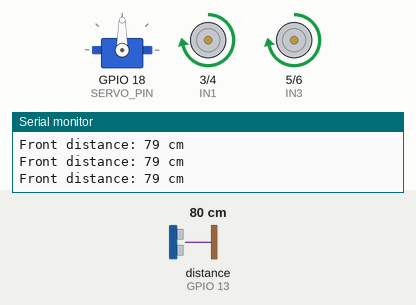
This sketch was run on a simulated ESP32-S3. On the bench: servo, motor-driver pin pairs drawn as motors (green arrow = first pin HIGH = forward, orange = second pin HIGH = backward, longer = more drive, scaled by the enable pin), the last lines printed to the serial monitor. Wiring (inferred from the names in the program): ultrasonic range finder: trigger GPIO 12; echo GPIO 13. The test bench sets the inputs (shaded band); at power-on: distance to the obstacle (sensor on GPIO 13) 80 cm. The echo pulse lasts 58.3 µs per cm.

Above: at 1.9 s.
2.0 s: distance to the obstacle (sensor on GPIO 13) set to 35 cm
At 3.9 s:
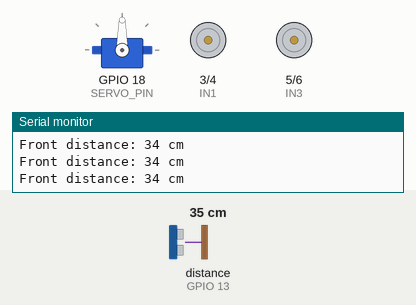
4.2 s: distance to the obstacle (sensor on GPIO 13) set to 28 cm
At 5.4 s:
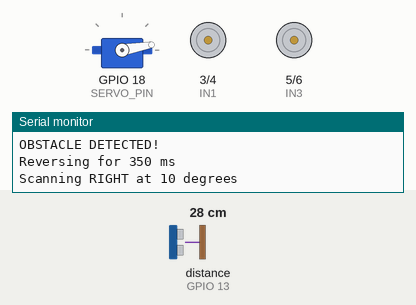
At 7.3 s:
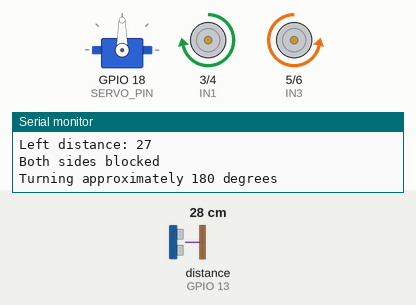
Timing chart, 0 to 13.2 s (numbered marks = the images above; inputs shaded):
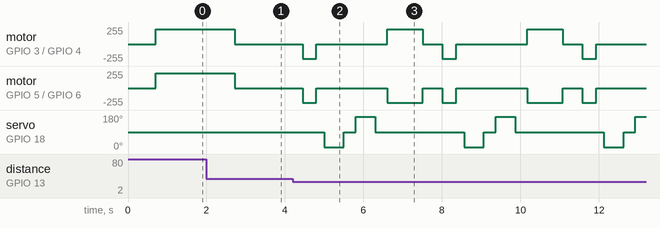

Measured:
- the behaviour switches between 32 and 31 cm on distance to the obstacle (sensor on GPIO 13) (found by bisection; images 1 and 2)
- after the input at 4.2 s, servo on GPIO 18 (SERVO_PIN): 90° → 10° after 0.80 s, then repeats every 3.6 s: 90° 0.30 s, 170° 0.50 s, 90° 2.3 s, 10° 0.50 s
- by itself, motor on GPIO 3 (IN1) / GPIO 4 (IN2): repeats every 3.6 s: stopped 1.8 s, forward 220/255 0.90 s, stopped 0.50 s, backward 220/255 0.35 s
- by itself, motor on GPIO 5 (IN3) / GPIO 6 (IN4): repeats every 3.6 s: stopped 1.8 s, backward 220/255 0.90 s, stopped 0.50 s, backward 220/255 0.35 s

The sketch:

navigation.ino
```cpp
#include <ESP32Servo.h>

// =====================================
// L298N MOTOR DRIVER PINS
// =====================================

#define ENA 2
#define IN1 3
#define IN2 4
#define IN3 5
#define IN4 6
#define ENB 7

// =====================================
// HC-SR04 ULTRASONIC SENSOR
// =====================================

#define TRIG_PIN 12
#define ECHO_PIN 13

// =====================================
// SERVO MOTOR
// =====================================

#define SERVO_PIN 18

Servo scanServo;

// =====================================
// SETTINGS
// =====================================

const int MOTOR_SPEED = 220;
const int OBSTACLE_DISTANCE = 30;

const int SERVO_RIGHT = 10;
const int SERVO_CENTER = 90;
const int SERVO_LEFT = 170;

// Normal movement cycle
const unsigned long FORWARD_TIME = 2000;
const unsigned long STOP_TIME = 3000;

// Obstacle avoidance timing
const unsigned long REVERSE_TIME = 350;
const unsigned long TURN_TIME = 900;
const unsigned long TURN_180_TIME = 900;

// =====================================
// MOVEMENT STATES
// =====================================

enum CycleState {
  MOVING_FORWARD,
  STOPPING
};

CycleState currentState = MOVING_FORWARD;

unsigned long cycleStart = 0;

// =====================================
// MOTOR FUNCTIONS
// =====================================

void stopCar() {
  analogWrite(ENA, 0);
  analogWrite(ENB, 0);

  digitalWrite(IN1, LOW);
  digitalWrite(IN2, LOW);
  digitalWrite(IN3, LOW);
  digitalWrite(IN4, LOW);
}

void forward() {
  digitalWrite(IN1, HIGH);
  digitalWrite(IN2, LOW);

  digitalWrite(IN3, HIGH);
  digitalWrite(IN4, LOW);

  analogWrite(ENA, MOTOR_SPEED);
  analogWrite(ENB, MOTOR_SPEED);
}

void backward() {
  digitalWrite(IN1, LOW);
  digitalWrite(IN2, HIGH);

  digitalWrite(IN3, LOW);
  digitalWrite(IN4, HIGH);

  analogWrite(ENA, MOTOR_SPEED);
  analogWrite(ENB, MOTOR_SPEED);
}

// Original turnRight command physically turns LEFT
void turnRight() {
  digitalWrite(IN1, HIGH);
  digitalWrite(IN2, LOW);

  digitalWrite(IN3, LOW);
  digitalWrite(IN4, HIGH);

  analogWrite(ENA, MOTOR_SPEED);
  analogWrite(ENB, MOTOR_SPEED);
}

// Original turnLeft command physically turns RIGHT
void turnLeft() {
  digitalWrite(IN1, LOW);
  digitalWrite(IN2, HIGH);

  digitalWrite(IN3, HIGH);
  digitalWrite(IN4, LOW);

  analogWrite(ENA, MOTOR_SPEED);
  analogWrite(ENB, MOTOR_SPEED);
}

// =====================================
// ULTRASONIC DISTANCE
// =====================================

// Returns -1 if no valid echo is received
int getDistance() {
  digitalWrite(TRIG_PIN, LOW);
  delayMicroseconds(3);

  digitalWrite(TRIG_PIN, HIGH);
  delayMicroseconds(10);
  digitalWrite(TRIG_PIN, LOW);

  unsigned long duration =
    pulseIn(ECHO_PIN, HIGH, 25000);

  if (duration == 0) {
    return -1;
  }

  return duration * 0.034 / 2;
}

// =====================================
// SERVO SCANNING
// =====================================

int scanRight() {
  Serial.println("Scanning RIGHT at 10 degrees");

  scanServo.write(SERVO_RIGHT);
  delay(500);

  int rightDistance = getDistance();

  Serial.print("Right distance: ");
  Serial.print(rightDistance);
  Serial.println(" cm");

  scanServo.write(SERVO_CENTER);
  delay(300);

  return rightDistance;
}

int scanLeft() {
  Serial.println("Scanning LEFT at 170 degrees");

  scanServo.write(SERVO_LEFT);
  delay(500);

  int leftDistance = getDistance();

  Serial.print("Left distance: ");
  Serial.print(leftDistance);
  Serial.println(" cm");

  scanServo.write(SERVO_CENTER);
  delay(300);

  return leftDistance;
}

// =====================================
// RESET MOVEMENT CYCLE
// =====================================

void resetCycle() {
  stopCar();

  currentState = MOVING_FORWARD;
  cycleStart = millis();

  Serial.println("Obstacle avoidance completed");
  Serial.println("Starting fresh 2-second forward cycle");
}

// =====================================
// OBSTACLE AVOIDANCE
// =====================================

void avoidObstacle() {

  Serial.println();
  Serial.println("OBSTACLE DETECTED!");

  // Step 1: Stop
  stopCar();
  delay(200);

  // Step 2: Reverse
  Serial.println("Reversing for 350 ms");

  backward();
  delay(REVERSE_TIME);

  stopCar();
  delay(200);

  // Step 3: Scan RIGHT first
  int rightDistance = scanRight();

  // Step 4: Scan LEFT second
  int leftDistance = scanLeft();

  // Invalid readings are treated as blocked
  bool rightClear =
    rightDistance > OBSTACLE_DISTANCE;

  bool leftClear =
    leftDistance > OBSTACLE_DISTANCE;

  Serial.println("Comparing both sides...");

  Serial.print("Right distance: ");
  Serial.println(rightDistance);

  Serial.print("Left distance: ");
  Serial.println(leftDistance);

  // =================================
  // BOTH SIDES BLOCKED
  // =================================

  if (!rightClear && !leftClear) {

    Serial.println("Both sides blocked");
    Serial.println("Turning approximately 180 degrees");

    // Physical LEFT turn
    turnRight();

    delay(TURN_180_TIME);
  }

  // =================================
  // ONLY RIGHT SIDE CLEAR
  // =================================

  else if (rightClear && !leftClear) {

    Serial.println("More space on RIGHT");
    Serial.println("Turning physically RIGHT");

    // Swapped command: physically turns RIGHT
    turnLeft();

    delay(TURN_TIME);
  }

  // =================================
  // ONLY LEFT SIDE CLEAR
  // =================================

  else if (leftClear && !rightClear) {

    Serial.println("More space on LEFT");
    Serial.println("Turning physically LEFT");

    // Swapped command: physically turns LEFT
    turnRight();

    delay(TURN_TIME);
  }

  // =================================
  // BOTH SIDES CLEAR
  // =================================

  else {

    if (rightDistance > leftDistance) {

      Serial.println("More space on RIGHT");

      turnLeft();
    }

    else if (leftDistance > rightDistance) {

      Serial.println("More space on LEFT");

      turnRight();
    }

    else {

      Serial.println("Equal distances - choosing RIGHT");

      turnLeft();
    }

    delay(TURN_TIME);
  }

  // =================================
  // STOP AFTER TURNING
  // =================================

  stopCar();

  scanServo.write(SERVO_CENTER);
  delay(300);

  // Start fresh 2-second forward cycle
  resetCycle();
}

// =====================================
// SETUP
// =====================================

void setup() {

  Serial.begin(115200);

  pinMode(ENA, OUTPUT);
  pinMode(IN1, OUTPUT);
  pinMode(IN2, OUTPUT);
  pinMode(IN3, OUTPUT);
  pinMode(IN4, OUTPUT);
  pinMode(ENB, OUTPUT);

  pinMode(TRIG_PIN, OUTPUT);
  pinMode(ECHO_PIN, INPUT);

  scanServo.setPeriodHertz(50);
  scanServo.attach(SERVO_PIN, 500, 2400);

  // Servo faces FRONT at startup
  scanServo.write(SERVO_CENTER);
  delay(700);

  stopCar();

  currentState = MOVING_FORWARD;
  cycleStart = millis();

  Serial.println();
  Serial.println("ESP32-S3 ROBOT STARTED");
  Serial.println("Servo facing FRONT");
  Serial.println("Forward: 2 seconds");
  Serial.println("Stop: 3 seconds");
}

// =====================================
// MAIN LOOP
// =====================================

void loop() {

  // Keep servo facing FRONT
  // Check only front distance
  int frontDistance = getDistance();

  if (frontDistance != -1) {

    Serial.print("Front distance: ");
    Serial.print(frontDistance);
    Serial.println(" cm");

    // Obstacle detected within 20 cm
    if (frontDistance <= OBSTACLE_DISTANCE) {

      avoidObstacle();
      return;
    }
  }

  else {

    Serial.println("Front sensor: No valid echo");
  }

  unsigned long elapsed = millis() - cycleStart;

  // =================================
  // FORWARD FOR 2 SECONDS
  // =================================

  if (currentState == MOVING_FORWARD) {

    if (elapsed < FORWARD_TIME) {

      forward();
    }

    else {

      stopCar();

      currentState = STOPPING;
      cycleStart = millis();

      Serial.println("Forward completed");
      Serial.println("Stopping for 3 seconds");
    }
  }

  // =================================
  // STOP FOR 3 SECONDS
  // =================================

  else if (currentState == STOPPING) {

    stopCar();

    if (elapsed >= STOP_TIME) {

      currentState = MOVING_FORWARD;
      cycleStart = millis();

      Serial.println("Stop completed");
      Serial.println("Moving forward for 2 seconds");
    }
  }

  delay(50);
}
```
